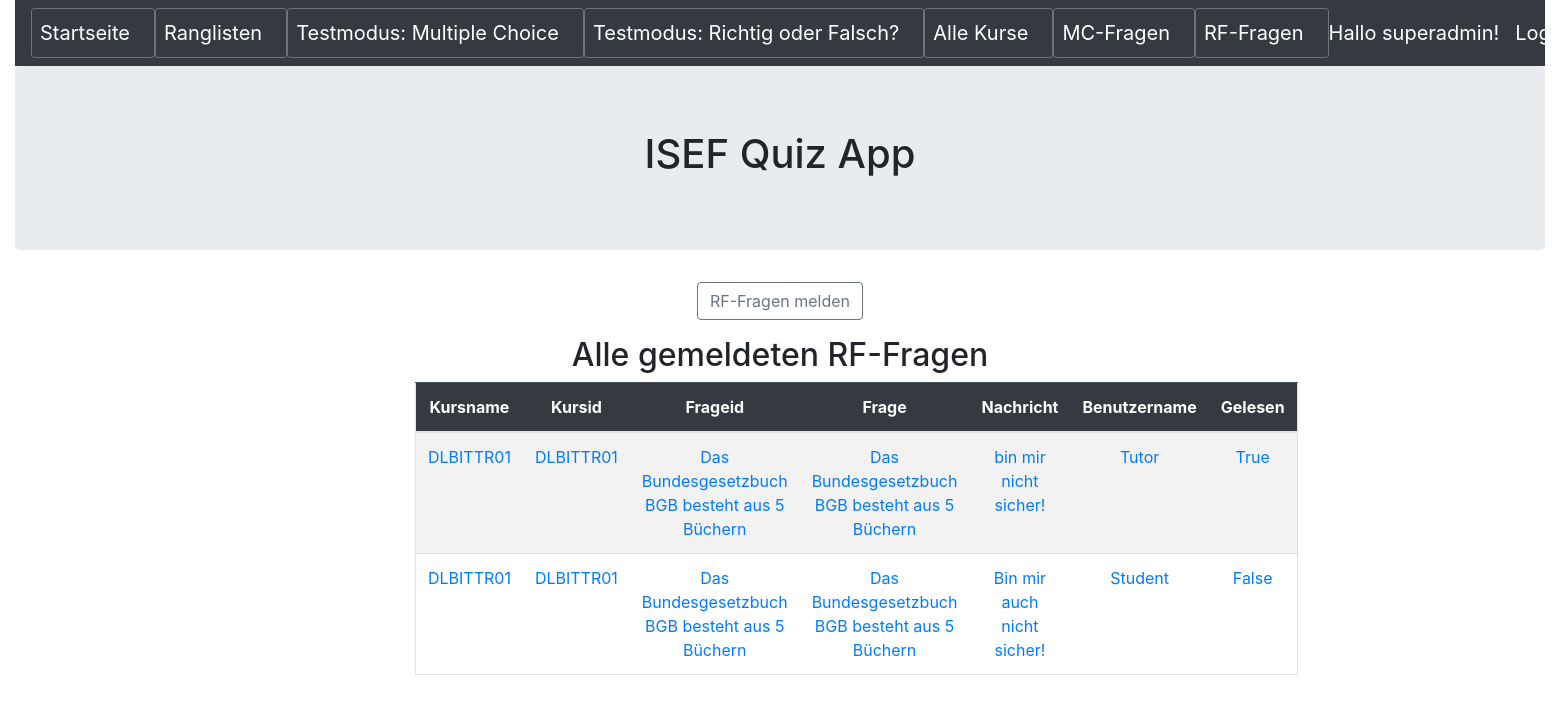
/meldungrffragen (signed in), run on an earlier commit of the app's database.
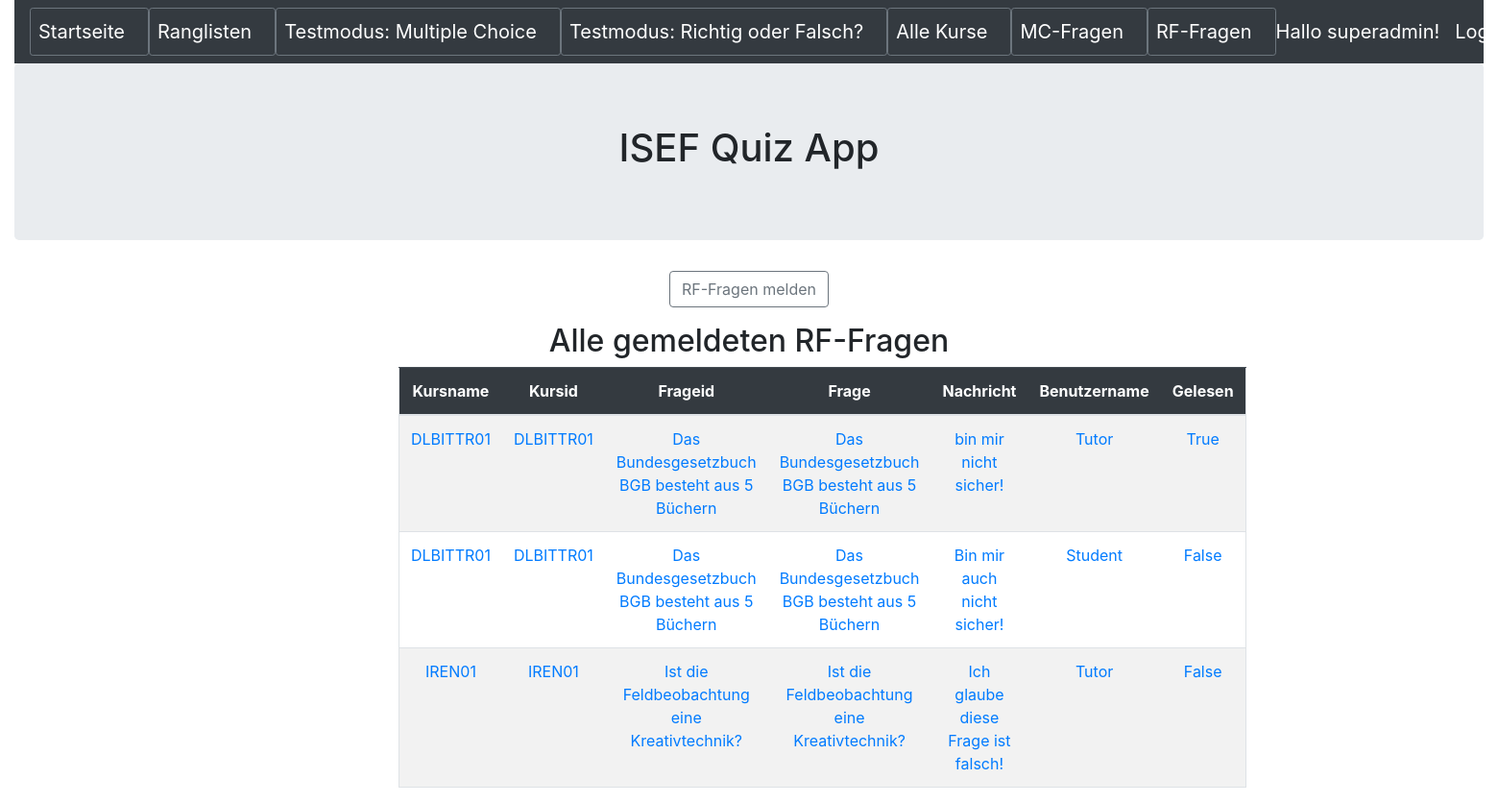
And on a later commit of the database.
### quiz/models.py (models this page shows, shortened)
class MeldungRFFragen(models.Model):
    kursname = models.CharField(max_length=50,blank=False)
    kursid = models.ForeignKey(Kurs,null=True,blank=False,on_delete=models.CASCADE)
    frageid = models.ForeignKey(RichtigOderFalsch,null=True,blank=False,on_delete=models.CASCADE)
    frage = models.CharField(max_length=255,blank=False)
    nachricht = models.CharField(max_length=500,blank=False)
    benutzername = models.CharField(max_length=50,blank=False)
    gelesen=models.BooleanField(default=False)

class Kurs(models.Model):
    name = models.CharField(max_length=50,help_text='Geben Sie den Namen des Kurses ein')
    beschreibung = models.CharField(max_length=255,help_text='Geben Sie die Beschreibung des Kurses ein')
    def __str__(self):
        return self.name

class RichtigOderFalsch(models.Model):
    name = models.CharField(max_length=255,blank=False,help_text='Geben Sie hier die Frage ein')
    kurs = models.ForeignKey(Kurs,null=True,blank=False,on_delete=models.CASCADE,help_text='Wählen Sie den Kurs, welchem die Frage zugewiesen wird')
    behauptungrichtig = models.BooleanField(default=False,verbose_name="Behauptung wahr?")
    freigegeben=models.BooleanField(default=False,help_text='Frage freigeben?',verbose_name="Frage freigeben")
    def __str__(self):
        return self.name

### quiz/views.py (the view)
# urls.py: path('meldungrffragen', MeldungRFFragenHome.as_view(), name='meldungrffragen'),
class MeldungRFFragenHome(AuthListView):
    model = MeldungRFFragen
    template_name = 'meldungrffrage/meldungrffragen_home.html'
    permission_required = ('quiz.view_meldungrffragen')

### quiz/templates/meldungrffrage/meldungrffragen_home.html
{% extends 'base.html' %}
{% block content %}
<div class="text-center">
	<p><button type="button" class="btn btn-outline-secondary" onclick="location.href='{% url 'meldungrffrage_select'  %}'"> RF-Fragen melden</button></p>
</div>
<h2 class="text-center">Alle gemeldeten RF-Fragen</h2>
<div class="container text-center">
	<div class="row justify-content-md-center">
		<div class="col-sm-8 ">
			<table  class ="table border table-hover table-striped">
				<thead class="table-dark">
					<th width=100 scope = "col">Kursname</th>
					<th width=100 scope = "col">Kursid</th>
					<th width=100 scope = "col">Frageid</th>
					<th width=100 scope = "col">Frage</th>
					<th width=100 scope = "col">Nachricht</th>
					<th width=550 scope = "col">Benutzername</th>
					<th width=550 scope = "col">Gelesen</th>
				</thead>
				<tbody>
				{% for meldungrffragen in object_list %}
					<tr>
						<td> <a href="{% url 'meldungrffragen_detail' meldungrffragen.pk %}">{{ meldungrffragen.kursname }}</a> </td>
						<td> <a href="{% url 'meldungrffragen_detail' meldungrffragen.pk %}">{{ meldungrffragen.kursid }}</a> </td>
						<td> <a href="{% url 'meldungrffragen_detail' meldungrffragen.pk %}">{{ meldungrffragen.frageid }}</a> </td>
						<td> <a href="{% url 'meldungrffragen_detail' meldungrffragen.pk %}">{{ meldungrffragen.frage}}</a> </td>
						<td> <a href="{% url 'meldungrffragen_detail' meldungrffragen.pk %}">{{ meldungrffragen.nachricht}}</a> </td>
						<td> <a href="{% url 'meldungrffragen_detail' meldungrffragen.pk %}">{{ meldungrffragen.benutzername}}</a> </td>
						<td> <a href="{% url 'meldungrffragen_detail' meldungrffragen.pk %}">{{ meldungrffragen.gelesen}}</a> </td>
					</tr>
				{% endfor %}
				</tbody>
			</table>
		</div>
	</div>
</div>
{% endblock content %}

### templates/base.html (shortened to what this page needs)
<!DOCTYPE html>
<html>
  <head>
	<link rel="stylesheet" href="https://stackpath.bootstrapcdn.com/bootstrap/4.5.0/css/bootstrap.min.css">
  </head>
  <body>
    <div class="container-fluid">
        <header>
            <nav class="navbar navbar-expand-lg navbar-dark bg-dark">
                <button type="button" class="btn btn-outline-secondary btn-sm"><a class="navbar-brand" href="{% url 'index' %}">Startseite</a></button>
                <button type="button" class="btn btn-outline-secondary btn-sm"><a class="navbar-brand" href="{% url 'ergebnis_start' %}">Ranglisten</a></button>
                <button type="button" class="btn btn-outline-secondary btn-sm"><a class="navbar-brand" href="{% url 'mctest_select' %}">Testmodus: Multiple Choice</a></button>
                <button type="button" class="btn btn-outline-secondary btn-sm"><a class="navbar-brand" href="{% url 'rftest_select' %}">Testmodus: Richtig oder Falsch?</a></button>
                <button type="button" class="btn btn-outline-secondary btn-sm"><a class="navbar-brand" href="{% url 'kurs_start' %}">Alle Kurse</a></button>
                <button type="button" class="btn btn-outline-secondary btn-sm"><a class="navbar-brand" href="{% url 'frage_start' %}">MC-Fragen</a></button>
                <button type="button" class="btn btn-outline-secondary btn-sm"><a class="navbar-brand" href="{% url 'richtigoderfalsch_start' %}">RF-Fragen</a></button>
				{% if user.is_authenticated %}
                <a class="navbar-brand ml-auto order-md-last ">Hallo {{ user.get_username }}!</a>
                <a class="navbar-brand ml-auto order-md-last" href="{% url 'logout'%}?next={{request.path}}">Logout</a>
                {% else %}
                <a class="navbar-brand ml-auto order-md-last" href="{% url 'login'%}?next={{request.path}}">Login</a>
                {% endif %}
            </nav>
        </header>
        <div class="jumbotron">
            <h1 class="text-center">ISEF Quiz App</h1>
        </div>
        {% block content %}
        {% endblock content %}
    </div>
  </body>
</html>

What changed in the data, as far as the page shows it:
added MeldungRFFragen: kursname "IREN01", kursid "IREN01", frageid "Ist die Feldbeobachtung eine Kreativtechnik?", frage "Ist die Feldbeobachtung eine Kreativtechnik?", nachricht "Ich glaube diese Frage ist falsch!", benutzername "Tutor", gelesen "False"
